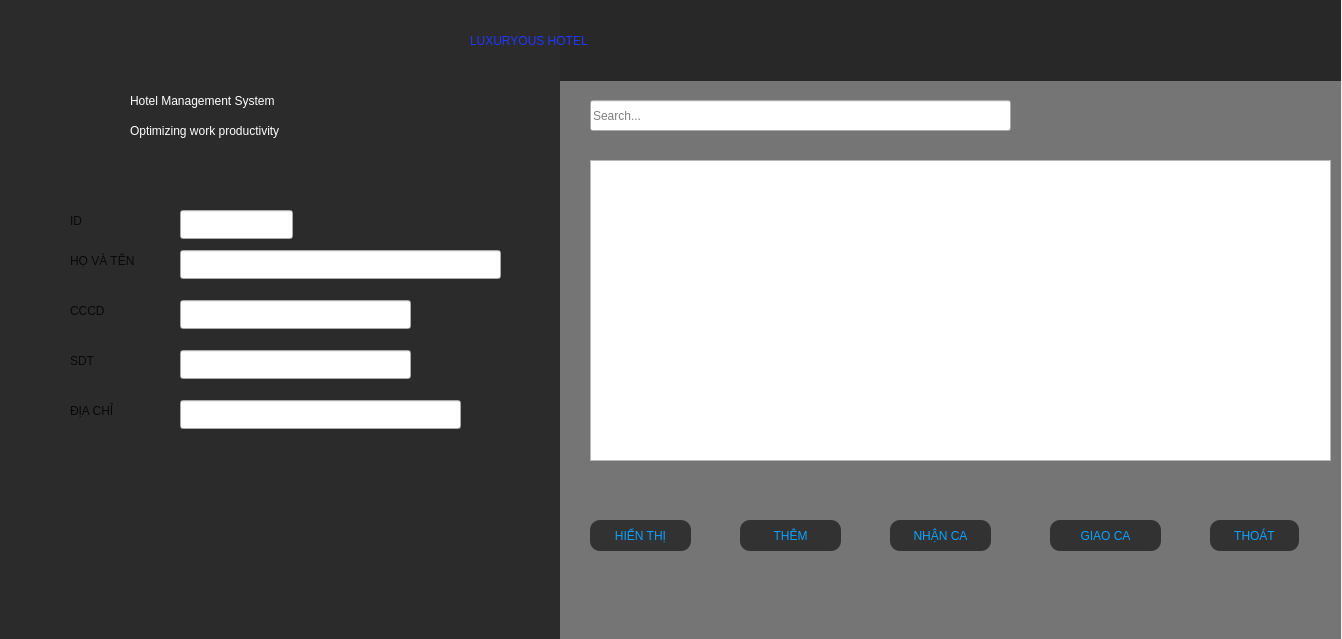
<?xml version="1.0" encoding="UTF-8"?>
<ui version="4.0">
 <class>employee</class>
 <widget class="QDialog" name="employee">
  <property name="geometry">
   <rect>
    <x>0</x>
    <y>0</y>
    <width>1342</width>
    <height>639</height>
   </rect>
  </property>
  <property name="windowTitle">
   <string>Dialog</string>
  </property>
  <widget class="QPushButton" name="receive">
   <property name="geometry">
    <rect>
     <x>890</x>
     <y>520</y>
     <width>101</width>
     <height>31</height>
    </rect>
   </property>
   <property name="styleSheet">
    <string notr="true">
QPushButton{
	background-color: rgb(50, 50, 50);
	color: rgb(12, 162, 255);
font: 900 10pt &quot;Segoe UI&quot;;
border-radius:10px;
}
QPushButton:hover{
	background-color: rgb(255, 255, 255);
	color: rgb(34, 34, 34);
font: 900 10pt &quot;Segoe UI&quot;;
border-radius:10px;
}
QPushButton:pressed{
   
	background-color: rgb(37, 95, 255);
}</string>
   </property>
   <property name="text">
    <string>NHẬN CA</string>
   </property>
  </widget>
  <widget class="QLabel" name="label_5">
   <property name="geometry">
    <rect>
     <x>70</x>
     <y>210</y>
     <width>63</width>
     <height>22</height>
    </rect>
   </property>
   <property name="styleSheet">
    <string notr="true">font: 12pt &quot;Segoe UI&quot;;
color: rgb(8, 8, 8);</string>
   </property>
   <property name="text">
    <string>ID</string>
   </property>
  </widget>
  <widget class="QLabel" name="label_3">
   <property name="geometry">
    <rect>
     <x>130</x>
     <y>120</y>
     <width>261</width>
     <height>22</height>
    </rect>
   </property>
   <property name="styleSheet">
    <string notr="true">font: italic 10pt &quot;Segoe UI&quot;;
color: rgb(255, 255, 255);</string>
   </property>
   <property name="text">
    <string>Optimizing work productivity</string>
   </property>
  </widget>
  <widget class="QTableView" name="tableView">
   <property name="geometry">
    <rect>
     <x>590</x>
     <y>160</y>
     <width>741</width>
     <height>301</height>
    </rect>
   </property>
  </widget>
  <widget class="QLabel" name="label_7">
   <property name="geometry">
    <rect>
     <x>70</x>
     <y>300</y>
     <width>63</width>
     <height>22</height>
    </rect>
   </property>
   <property name="styleSheet">
    <string notr="true">font: 12pt &quot;Segoe UI&quot;;
color: rgb(8, 8, 8);</string>
   </property>
   <property name="text">
    <string>CCCD</string>
   </property>
  </widget>
  <widget class="QLineEdit" name="ename">
   <property name="geometry">
    <rect>
     <x>180</x>
     <y>250</y>
     <width>321</width>
     <height>29</height>
    </rect>
   </property>
  </widget>
  <widget class="QLineEdit" name="ephone">
   <property name="geometry">
    <rect>
     <x>180</x>
     <y>350</y>
     <width>231</width>
     <height>29</height>
    </rect>
   </property>
  </widget>
  <widget class="QLabel" name="label_4">
   <property name="geometry">
    <rect>
     <x>40</x>
     <y>170</y>
     <width>501</width>
     <height>331</height>
    </rect>
   </property>
   <property name="styleSheet">
    <string notr="true">border-image: url(:/New folder/empcardbg.png);</string>
   </property>
   <property name="text">
    <string/>
   </property>
  </widget>
  <widget class="QLineEdit" name="eid">
   <property name="geometry">
    <rect>
     <x>180</x>
     <y>210</y>
     <width>113</width>
     <height>29</height>
    </rect>
   </property>
  </widget>
  <widget class="QPushButton" name="load">
   <property name="geometry">
    <rect>
     <x>590</x>
     <y>520</y>
     <width>101</width>
     <height>31</height>
    </rect>
   </property>
   <property name="styleSheet">
    <string notr="true">
QPushButton{
	background-color: rgb(50, 50, 50);
	color: rgb(12, 162, 255);
font: 900 10pt &quot;Segoe UI&quot;;
border-radius:10px;
}
QPushButton:hover{
	background-color: rgb(255, 255, 255);
	color: rgb(34, 34, 34);
font: 900 10pt &quot;Segoe UI&quot;;
border-radius:10px;
}
QPushButton:pressed{
   
	background-color: rgb(37, 95, 255);
}</string>
   </property>
   <property name="text">
    <string>HIỂN THỊ</string>
   </property>
  </widget>
  <widget class="QPushButton" name="exit">
   <property name="geometry">
    <rect>
     <x>1210</x>
     <y>520</y>
     <width>89</width>
     <height>31</height>
    </rect>
   </property>
   <property name="styleSheet">
    <string notr="true">
QPushButton{
	background-color: rgb(50, 50, 50);
	color: rgb(12, 162, 255);
font: 900 10pt &quot;Segoe UI&quot;;
border-radius:10px;
}
QPushButton:hover{
	background-color: rgb(255, 255, 255);
	color: rgb(34, 34, 34);
font: 900 10pt &quot;Segoe UI&quot;;
border-radius:10px;
}
QPushButton:pressed{
   
	background-color: rgb(37, 95, 255);
}</string>
   </property>
   <property name="text">
    <string>THOÁT</string>
   </property>
  </widget>
  <widget class="QLabel" name="label_6">
   <property name="geometry">
    <rect>
     <x>70</x>
     <y>250</y>
     <width>101</width>
     <height>22</height>
    </rect>
   </property>
   <property name="styleSheet">
    <string notr="true">font: 12pt &quot;Segoe UI&quot;;
color: rgb(8, 8, 8);</string>
   </property>
   <property name="text">
    <string>HỌ VÀ TÊN</string>
   </property>
  </widget>
  <widget class="QLabel" name="label_10">
   <property name="geometry">
    <rect>
     <x>0</x>
     <y>0</y>
     <width>561</width>
     <height>641</height>
    </rect>
   </property>
   <property name="styleSheet">
    <string notr="true">background-color: rgb(43, 43, 43);</string>
   </property>
   <property name="text">
    <string/>
   </property>
  </widget>
  <widget class="QLabel" name="label_12">
   <property name="geometry">
    <rect>
     <x>560</x>
     <y>80</y>
     <width>781</width>
     <height>561</height>
    </rect>
   </property>
   <property name="styleSheet">
    <string notr="true">background-color: rgb(117, 117, 117);</string>
   </property>
   <property name="text">
    <string/>
   </property>
  </widget>
  <widget class="QLabel" name="label_11">
   <property name="geometry">
    <rect>
     <x>560</x>
     <y>0</y>
     <width>781</width>
     <height>81</height>
    </rect>
   </property>
   <property name="styleSheet">
    <string notr="true">background-color: rgb(40, 40, 40);</string>
   </property>
   <property name="text">
    <string/>
   </property>
  </widget>
  <widget class="QLabel" name="label_9">
   <property name="geometry">
    <rect>
     <x>70</x>
     <y>400</y>
     <width>91</width>
     <height>22</height>
    </rect>
   </property>
   <property name="styleSheet">
    <string notr="true">font: 12pt &quot;Segoe UI&quot;;
color: rgb(8, 8, 8);</string>
   </property>
   <property name="text">
    <string>ĐỊA CHỈ</string>
   </property>
  </widget>
  <widget class="QLabel" name="label_2">
   <property name="geometry">
    <rect>
     <x>130</x>
     <y>90</y>
     <width>231</width>
     <height>22</height>
    </rect>
   </property>
   <property name="styleSheet">
    <string notr="true">font: 700 10pt &quot;Segoe UI&quot;;
color: rgb(255, 255, 255);</string>
   </property>
   <property name="text">
    <string>Hotel Management System</string>
   </property>
  </widget>
  <widget class="QLabel" name="label">
   <property name="geometry">
    <rect>
     <x>70</x>
     <y>-20</y>
     <width>331</width>
     <height>131</height>
    </rect>
   </property>
   <property name="styleSheet">
    <string notr="true">border-image: url(:/New folder/Corporate Management.png);</string>
   </property>
   <property name="text">
    <string/>
   </property>
  </widget>
  <widget class="QLineEdit" name="ecccd">
   <property name="geometry">
    <rect>
     <x>180</x>
     <y>300</y>
     <width>231</width>
     <height>29</height>
    </rect>
   </property>
  </widget>
  <widget class="QLineEdit" name="eaddress">
   <property name="geometry">
    <rect>
     <x>180</x>
     <y>400</y>
     <width>281</width>
     <height>29</height>
    </rect>
   </property>
  </widget>
  <widget class="QLabel" name="label_8">
   <property name="geometry">
    <rect>
     <x>70</x>
     <y>350</y>
     <width>63</width>
     <height>22</height>
    </rect>
   </property>
   <property name="styleSheet">
    <string notr="true">font: 12pt &quot;Segoe UI&quot;;
color: rgb(8, 8, 8);</string>
   </property>
   <property name="text">
    <string>SDT</string>
   </property>
  </widget>
  <widget class="QPushButton" name="leave">
   <property name="geometry">
    <rect>
     <x>1050</x>
     <y>520</y>
     <width>111</width>
     <height>31</height>
    </rect>
   </property>
   <property name="styleSheet">
    <string notr="true">
QPushButton{
	background-color: rgb(50, 50, 50);
	color: rgb(12, 162, 255);
font: 900 10pt &quot;Segoe UI&quot;;
border-radius:10px;
}
QPushButton:hover{
	background-color: rgb(255, 255, 255);
	color: rgb(34, 34, 34);
font: 900 10pt &quot;Segoe UI&quot;;
border-radius:10px;
}
QPushButton:pressed{
   
	background-color: rgb(37, 95, 255);
}</string>
   </property>
   <property name="text">
    <string>GIAO CA</string>
   </property>
  </widget>
  <widget class="QLineEdit" name="index">
   <property name="geometry">
    <rect>
     <x>590</x>
     <y>100</y>
     <width>421</width>
     <height>31</height>
    </rect>
   </property>
   <property name="placeholderText">
    <string>Search...</string>
   </property>
  </widget>
  <widget class="QLabel" name="label_13">
   <property name="geometry">
    <rect>
     <x>470</x>
     <y>10</y>
     <width>361</width>
     <height>61</height>
    </rect>
   </property>
   <property name="styleSheet">
    <string notr="true">font: 700 italic 14pt &quot;Fixedsys&quot;;
font: 700 italic 22pt &quot;Source Code Pro&quot;;
font: 700 italic 28pt &quot;Roman&quot;;

color: rgb(33, 55, 255);</string>
   </property>
   <property name="text">
    <string>LUXURYOUS HOTEL</string>
   </property>
  </widget>
  <widget class="QPushButton" name="add">
   <property name="geometry">
    <rect>
     <x>740</x>
     <y>520</y>
     <width>101</width>
     <height>31</height>
    </rect>
   </property>
   <property name="styleSheet">
    <string notr="true">
QPushButton{
	background-color: rgb(50, 50, 50);
	color: rgb(12, 162, 255);
font: 900 10pt &quot;Segoe UI&quot;;
border-radius:10px;
}
QPushButton:hover{
	background-color: rgb(255, 255, 255);
	color: rgb(34, 34, 34);
font: 900 10pt &quot;Segoe UI&quot;;
border-radius:10px;
}
QPushButton:pressed{
   
	background-color: rgb(37, 95, 255);
}</string>
   </property>
   <property name="text">
    <string>THÊM</string>
   </property>
  </widget>
  <widget class="QPushButton" name="remove">
   <property name="geometry">
    <rect>
     <x>250</x>
     <y>490</y>
     <width>101</width>
     <height>31</height>
    </rect>
   </property>
   <property name="styleSheet">
    <string notr="true">QPushButton{
	background-color: rgb(194, 194, 194);
	color: rgb(25, 17, 255);
font: 900 10pt &quot;Segoe UI&quot;;
border-radius:10px;
}
QPushButton:hover{
	background-color: rgb(255, 255, 255);
	color: rgb(34, 34, 34);
font: 900 10pt &quot;Segoe UI&quot;;
border-radius:10px;
}
QPushButton:pressed{
   
	background-color: rgb(37, 95, 255);
}</string>
   </property>
   <property name="text">
    <string>XÓA</string>
   </property>
  </widget>
  <widget class="QPushButton" name="search">
   <property name="geometry">
    <rect>
     <x>970</x>
     <y>100</y>
     <width>41</width>
     <height>31</height>
    </rect>
   </property>
   <property name="styleSheet">
    <string notr="true">QPushButton{
border-image: url(:/New folder/search.png);
border-radius:10px;
}
QPushButton:hover{
	
	background-color: rgb(175, 175, 175);

}
QPushButton:pressed{
   
	background-color: rgb(37, 95, 255);
}
</string>
   </property>
   <property name="text">
    <string/>
   </property>
  </widget>
  <zorder>remove</zorder>
  <zorder>label_10</zorder>
  <zorder>label_4</zorder>
  <zorder>label_12</zorder>
  <zorder>receive</zorder>
  <zorder>label_5</zorder>
  <zorder>label_3</zorder>
  <zorder>tableView</zorder>
  <zorder>label_7</zorder>
  <zorder>ename</zorder>
  <zorder>ephone</zorder>
  <zorder>eid</zorder>
  <zorder>load</zorder>
  <zorder>exit</zorder>
  <zorder>label_6</zorder>
  <zorder>label_11</zorder>
  <zorder>label_9</zorder>
  <zorder>label_2</zorder>
  <zorder>label</zorder>
  <zorder>ecccd</zorder>
  <zorder>eaddress</zorder>
  <zorder>label_8</zorder>
  <zorder>leave</zorder>
  <zorder>index</zorder>
  <zorder>label_13</zorder>
  <zorder>add</zorder>
  <zorder>search</zorder>
 </widget>
 <resources/>
 <connections/>
</ui>
